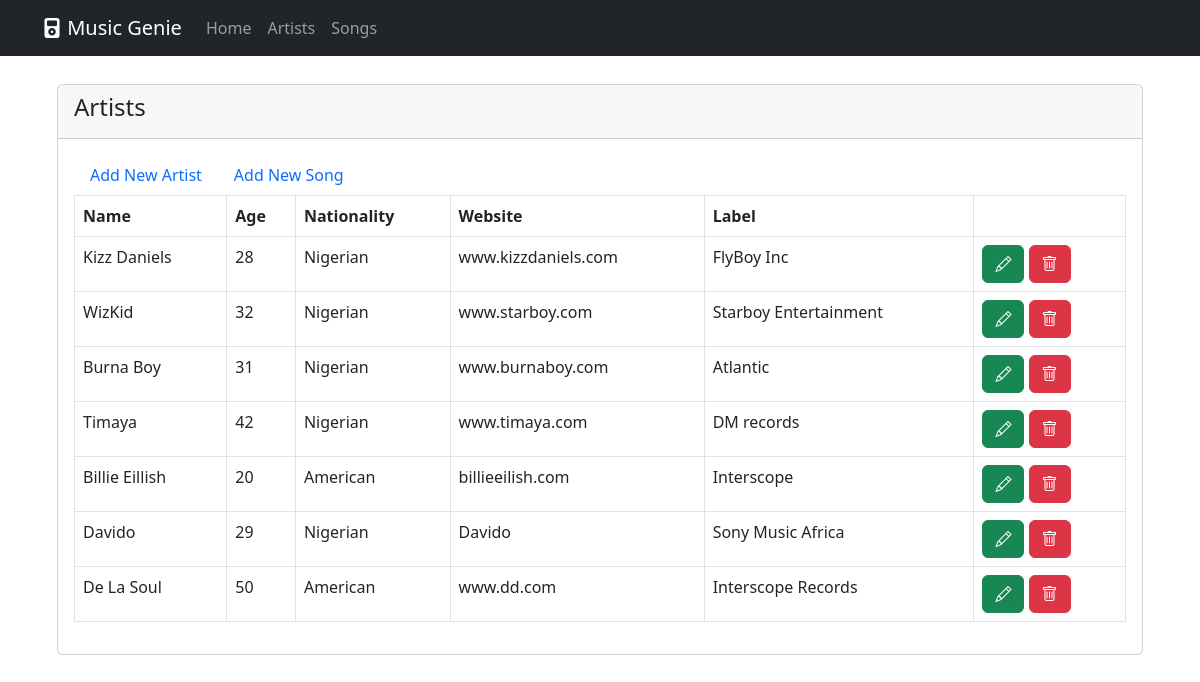
Before: /artists with the older database file.
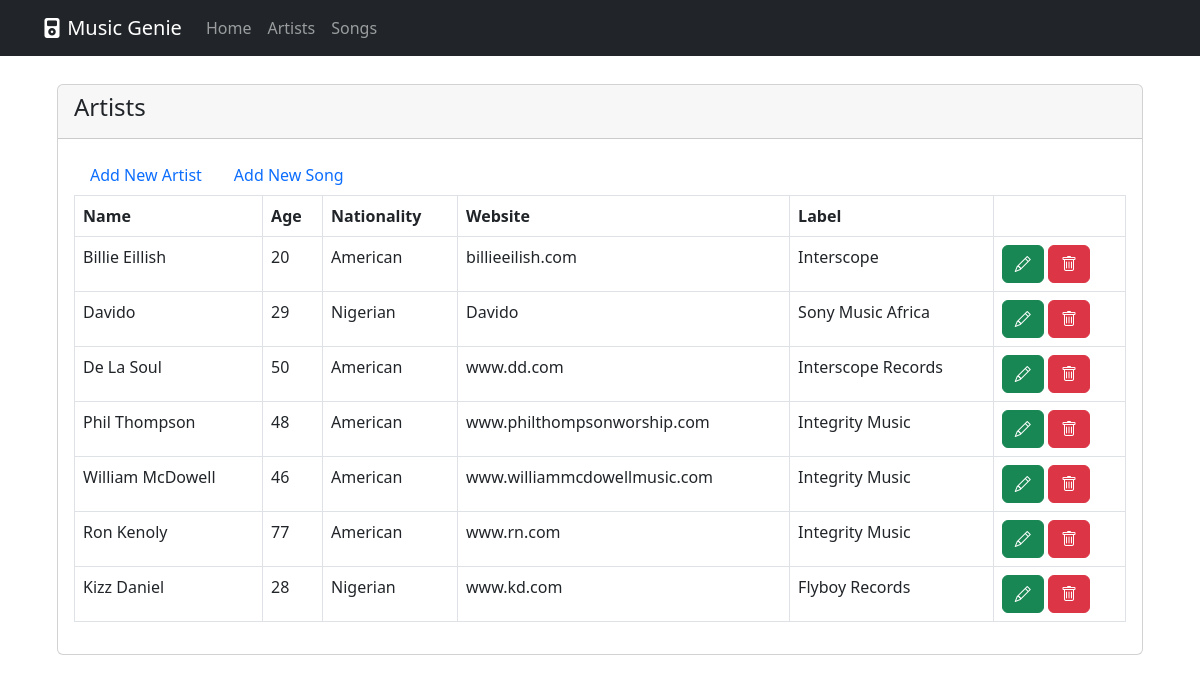
After: the same page with the newer database file.
### music_app/models.py (models this page shows, shortened)
class Artist(models.Model):
    id = models.AutoField(primary_key=True)
    name = models.CharField('',max_length=100, null=False)
    age = models.IntegerField('',null=True)
    nationality = models.CharField('',max_length=200)
    website = models.CharField('',max_length=100)
    label = models.CharField('',max_length=200)
    image = models.ImageField('',upload_to='images/', null=True)
    class Meta:
        verbose_name = 'Artist'
        verbose_name_plural = 'Artists'

### music_app/views.py (the view)
# urls.py: path('artists', ArtistListView.as_view(), name='artists'),
class ArtistListView(ListView):
    model = Artist
    context_object_name = 'artists'
    template_name = 'list_artists.html'

### templates/list_artists.html (shortened to what this page needs)
{% extends '_base.html' %}
{% block content %}
<div class="card">
    <div class="card-header card-header-secondary">
        <h4 class="card-title">Artists</h4>
    </div>
    <div class="card-body">
        <ul class="nav nav-pills">
            <li class="nav-item">
                <a class="nav-link" aria-current="page" href="{% url 'add_artist' %}"> Add New Artist</a>
            </li>
            <li class="nav-item">
                <a class="nav-link" href="{% url 'add_song' %}">Add New Song</a>
            </li>
        </ul>
        <div>
            {% if artists %}
            <table class="table table-bordered striped table-hover">
                <thead>
                    <tr>
                        <th scope="col">Name</th>
                        <th scope="col">Age</th>
                        <th scope="col">Nationality</th>
                        <th scope="col">Website</th>
                        <th scope="col">Label</th>
                        <th scope="col"></th>
                    </tr>
                </thead>
                <tbody>
                    {% for artist in artists %}
                    <tr>
                        <td>{{artist.name}}</td>
                        <td>{{artist.age}}</td>
                        <td>{{artist.nationality}}</td>
                        <td>{{artist.website}}</td>
                        <td>{{artist.label}}</td>
                        <td>
                            <a href="artist-details/{{artist.id}}" class="btn btn btn-success" type="button"><i
                                    class="bi bi-pencil"></i></a>
                            <a href="artist-delete/{{artist.id}}" class="btn btn btn-danger" data-bs-toggle="modal"
                                data-bs-target="#exampleModal" type="button"><i class="bi bi-trash"></i></a>
                        </td>
                    </tr>
                    {% endfor %}
                </tbody>
            </table>
            {% else %}
                No artist data found in database
            {% endif %}
        </div>
    </div>
</div>
{% endblock content %}

### templates/_base.html (shortened to what this page needs)
{% load static %}
<!DOCTYPE html>
<html>
<head>
    <link rel="stylesheet" href="https://cdn.jsdelivr.net/npm/bootstrap@5.2.2/dist/css/bootstrap.min.css">
    <link rel="stylesheet" href="https://cdn.jsdelivr.net/npm/bootstrap-icons@1.9.1/font/bootstrap-icons.css">
</head>
<body class="d-flex flex-column h-100">
    <main class="container">
        <header>
            <nav class="navbar navbar-expand-md navbar-dark fixed-top bg-dark">
                <div class="container">
                    <a class="navbar-brand" href="/"><i class="bi bi-music-player-fill"></i> <span>Music Genie</span></a>
                    <div class="collapse navbar-collapse" id="navbarCollapse">
                        <ul class="navbar-nav me-auto mb-2 mb-md-0">
                            <li class="nav-item">
                                <a class="nav-link" href="{% url 'home' %}">Home</a>
                            </li>
                            <li class="nav-item">
                                <a class="nav-link" href="{% url 'artists' %}">Artists</a>
                            </li>
                            <li class="nav-item">
                                <a class="nav-link" href="{% url 'songs' %}">Songs</a>
                            </li>
                        </ul>
                    </div>
                </div>
            </nav>
        </header>
        <div class="container py-4">
            {% block content %}
            {% endblock content %}
        </div>
    </main>
</body>
</html>

### templates/_base.html (style rules this page uses)
main.container { padding: 60px 15px 0; }

Changed rows visible on the page:
removed Artist: name "Kizz Daniels", age "28", nationality "Nigerian", website "www.kizzdaniels.com", label "FlyBoy Inc"
removed Artist: name "WizKid", age "32", nationality "Nigerian", website "www.starboy.com", label "Starboy Entertainment"
removed Artist: name "Burna Boy", age "31", nationality "Nigerian", website "www.burnaboy.com", label "Atlantic"
removed Artist: name "Timaya", age "42", nationality "Nigerian", website "www.timaya.com", label "DM records"
added Artist: name "Phil Thompson", age "48", nationality "American", website "www.philthompsonworship.com", label "Integrity Music"
added Artist: name "William McDowell", age "46", nationality "American", website "www.williammcdowellmusic.com", label "Integrity Music"
added Artist: name "Ron Kenoly", age "77", nationality "American", website "www.rn.com", label "Integrity Music"
added Artist: name "Kizz Daniel", age "28", nationality "Nigerian", website "www.kd.com", label "Flyboy Records"
